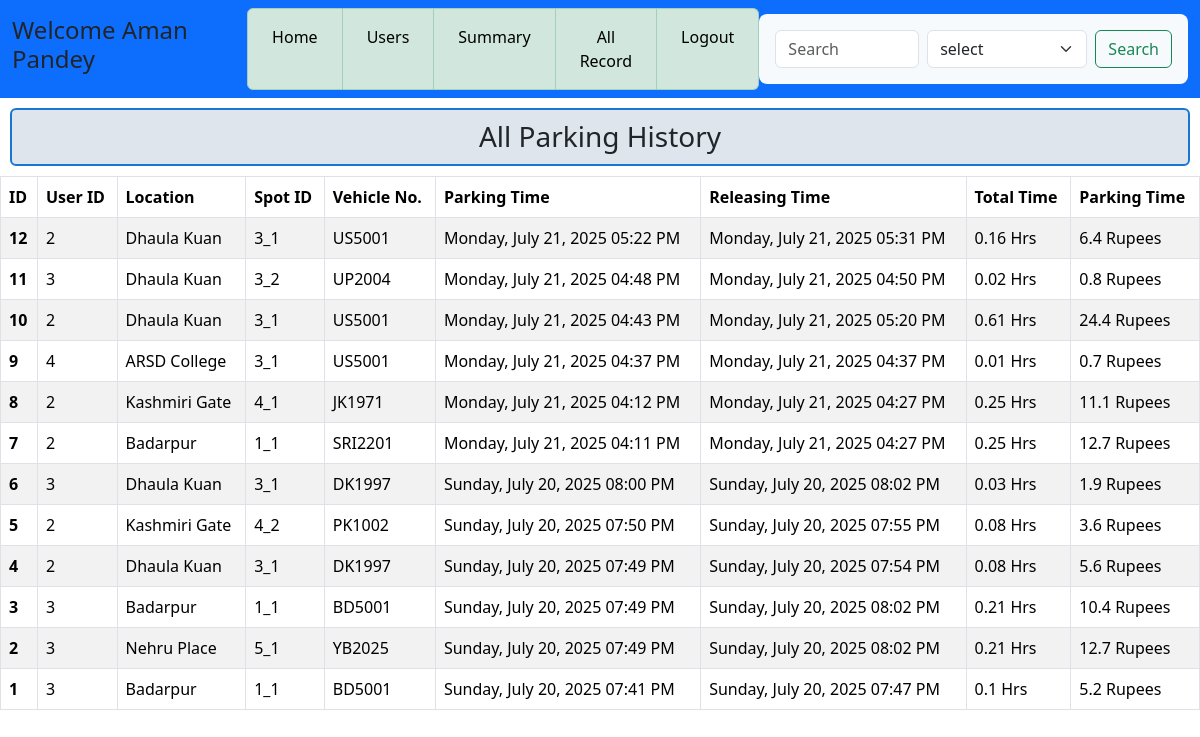
/all_reservations, run on an earlier commit of the app's database.
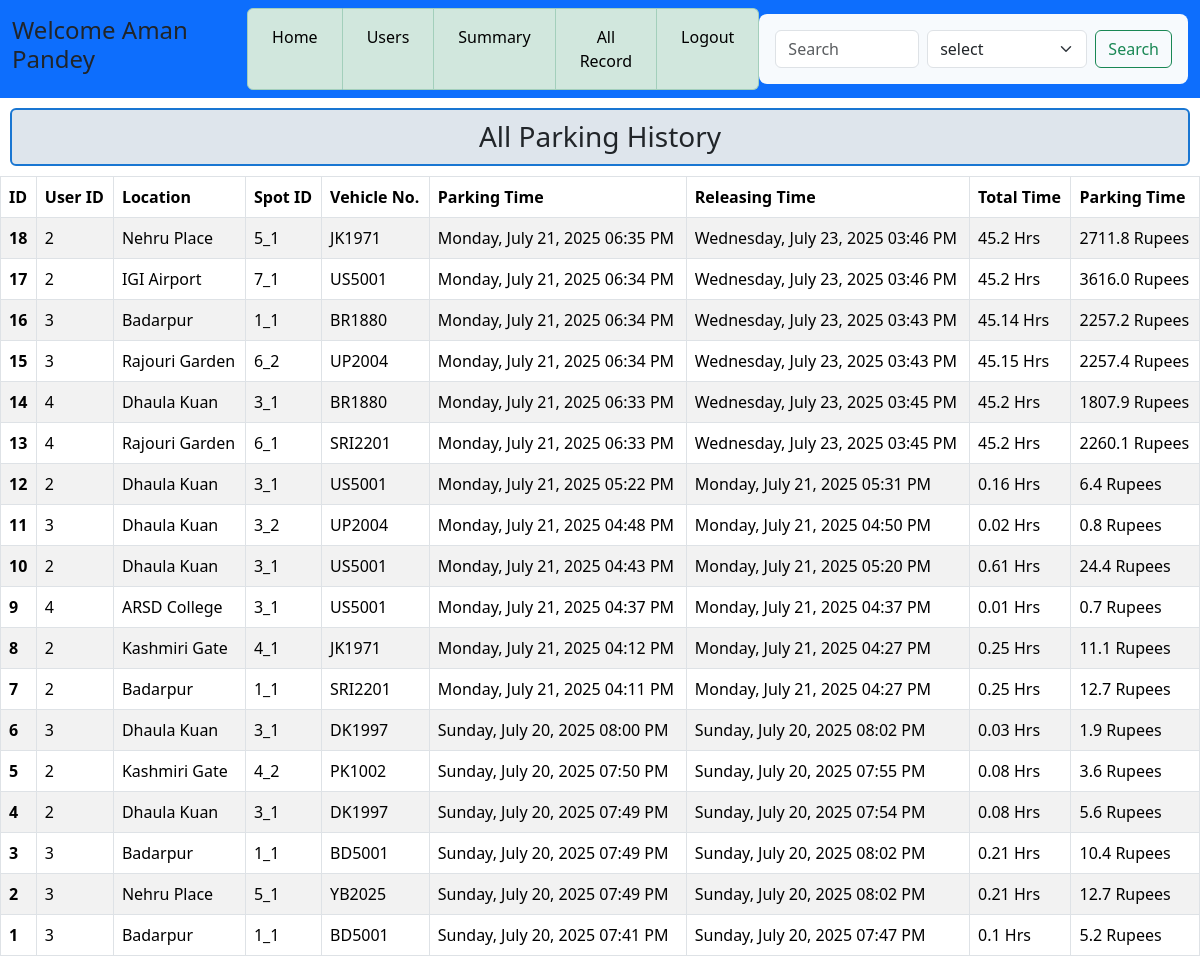
And on a later commit of the database.
### application/models.py (models this page shows)
class Reserve(db.Model):
    id = db.Column(db.Integer, primary_key=True, autoincrement=True)
    user_id = db.Column(db.Integer, db.ForeignKey('users.id'), nullable=False)
    lot_id = db.Column(db.Integer, db.ForeignKey('lots.id'), nullable=False)
    spot_id = db.Column(db.String, db.ForeignKey('spots.id'), nullable=False)
    start_time = db.Column(db.DateTime)
    end_time = db.Column(db.DateTime)
    total_time = db.Column(db.Float)  # in hours
    location = db.Column(db.String(200), nullable=False)
    status = db.Column(db.String, default="released") # released or occupied
    cost = db.Column(db.Float)
    vehicle_no = db.Column(db.String(20), nullable=False)

### application/controllers.py (the view)
@app.route('/all_reservations', methods=['GET'])
def all_reservations():
    this_user = Users.query.filter_by(type="admin").first()
    all_reserve = Reserve.query.filter_by(status = "released").order_by(Reserve.id.desc()).all()
    return render_template('all_reserve.html', this_user=this_user, all_reserve=all_reserve)

### templates/all_reserve.html (shortened to what the changed rows need)
<!DOCTYPE html>
<html lang="en">
<head>
    <link rel="stylesheet" href="/static/css/style.css">
    <link href="https://cdn.jsdelivr.net/npm/bootstrap@5.3.7/dist/css/bootstrap.min.css" rel="stylesheet">
</head>
<body>
    <div id ="main">
        <div id ="canvas">
            <div class ="top-section">
                <div id ="content">
                        <table class="table table-striped table-bordered">
                            <thead>
                                <tr>
                                    <th scope="col">ID</th>
                                    <th scope="col">User ID</th>
                                    <th scope="col">Location</th>
                                    <th scope="col">Spot ID</th>
                                    <th scope="col">Vehicle No.</th>
                                    <th scope="col">Parking Time</th>
                                    <th scope="col">Releasing Time</th>
                                    <th scope="col">Total Time</th>
                                    <th scope="col">Parking Time</th>
                                </tr>
                            </thead>
                                <tbody>
                                    {% for user in all_reserve %}
                                    <tr>
                                        <th scope="row">{{user.id}}</th>
                                        <td>{{user.user_id}}</td>
                                        <td>{{user.location}}</td>
                                        <td>{{user.spot_id}}</td>
                                        <td>{{user.vehicle_no}}</td>
                                        <td>{{user.start_time.strftime('%A, %B %d, %Y %I:%M %p') }}</td>
                                        <td>{{user.end_time.strftime('%A, %B %d, %Y %I:%M %p') }}</td>
                                        <td>{{user.total_time | round(2) }} Hrs</td>
                                        <td>{{user.cost | round(1)}} Rupees</td>
                                    </tr>
                                    {% endfor %}
                                </tbody>
                        </table>
                </div>
            </div>
        </div>
    </div>
</body>
</html>

What changed in the data, as far as the page shows it:
now on this page (row edited): Reserve: id "18", user_id "2", location "Nehru Place", spot_id "5_1", vehicle_no "JK1971", start_time "Monday, July 21, 2025 06:35 PM", end_time "Wednesday, July 23, 2025 03:46 PM", total_time "45.2", cost "2711.8"
now on this page (row edited): Reserve: id "17", user_id "2", location "IGI Airport", spot_id "7_1", vehicle_no "US5001", start_time "Monday, July 21, 2025 06:34 PM", end_time "Wednesday, July 23, 2025 03:46 PM", total_time "45.2", cost "3616.0"
now on this page (row edited): Reserve: id "16", user_id "3", location "Badarpur", spot_id "1_1", vehicle_no "BR1880", start_time "Monday, July 21, 2025 06:34 PM", end_time "Wednesday, July 23, 2025 03:43 PM", total_time "45.14", cost "2257.2"
now on this page (row edited): Reserve: id "15", user_id "3", location "Rajouri Garden", spot_id "6_2", vehicle_no "UP2004", start_time "Monday, July 21, 2025 06:34 PM", end_time "Wednesday, July 23, 2025 03:43 PM", total_time "45.15", cost "2257.4"
now on this page (row edited): Reserve: id "14", user_id "4", location "Dhaula Kuan", spot_id "3_1", vehicle_no "BR1880", start_time "Monday, July 21, 2025 06:33 PM", end_time "Wednesday, July 23, 2025 03:45 PM", total_time "45.2", cost "1807.9"
now on this page (row edited): Reserve: id "13", user_id "4", location "Rajouri Garden", spot_id "6_1", vehicle_no "SRI2201", start_time "Monday, July 21, 2025 06:33 PM", end_time "Wednesday, July 23, 2025 03:45 PM", total_time "45.2", cost "2260.1"
